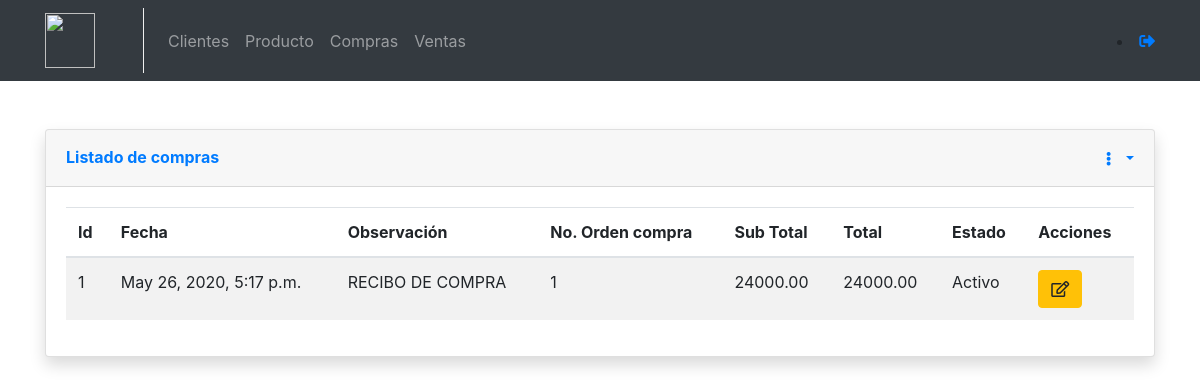
The app's page /compras/ with its own data.
### compras/models.py (models this page shows, shortened)
class CompraEncabezado(models.Model):
    estado = models.BooleanField(default=True)
    fechaCreacion = models.DateTimeField(auto_now_add=True)
    fechaModificacion = models.DateTimeField(auto_now=True)
    idOrdenCompra = models.IntegerField(unique=True)
    usuario = models.ForeignKey(User,on_delete=models.CASCADE)
    observaciones = models.TextField(blank=True, null=True)
    sub_total=models.DecimalField(max_digits=8, decimal_places=2, default=0)
    total=models.DecimalField(max_digits=8, decimal_places=2)
    class Meta:
        verbose_name_plural = "Encabezado Compras"
        verbose_name="Encabezado Compra"

### compras/views.py (the view)
class ComprasView(generic.ListView):
    model = CompraEncabezado
    template_name = "compras/compras_list.html"
    context_object_name = "obj"

### templates/compras/compras_list.html (shortened to what this page needs)
{% extends 'base.html' %}
{% load static %}
{% block container %}
<div class="card shadow mb-4">
    <div class="card-header py-3 d-flex flex-row align-items-center justify-content-between">
      <h6 class="m-0 font-weight-bold text-primary">Listado de compras</h6>
      <div class="dropdown no-arrow">
        <a class="dropdown-toggle" href="#" role="button" id="dropdownMenuLink" data-toggle="dropdown" aria-haspopup="true" aria-expanded="false">
          <i class="fas fa-ellipsis-v fa-sm fa-fw text-gray-400"></i>
        </a>
      </div>
    </div>
    <div class="card-body">
      <table class="table table-striped table-hover dt-responsive nowrap" style="width:100%">
        <thead>
          <th>Id</th>
          <th>Fecha</th>
          <th>Observación</th>
          <th>No. Orden compra</th>
          <th>Sub Total</th>
          <th>Total</th>
          <th>Estado</th>
          <th class="all">Acciones</th>
        </thead>
        <tbody>
          {% for item in obj%}
          <tr>
            <td>{{ item.id }}</td>
            <td>{{ item.fechaCreacion }}</td>
            <td>{{item.observaciones}}</td>
            <td>{{item.idOrdenCompra}}</td>
            <td>{{ item.sub_total }}</td>
            <td>{{ item.total }}</td>
            <td>{{item.estado|yesno:"Activo,Inactivo"}}</td>
            <td>
              <a class="btn btn-warning btn-circle" href="{% url 'compras:compras_edit' item.id %}"><i class="far fa-edit"></i></a>
            </td>
          </tr>
          {% endfor %}
        </tbody>
      </table>
    </div>
  </div>
{% endblock %}

### records on screen
CompraEncabezado: id "1", fechaCreacion "May 26, 2020, 5:17 p.m.", observaciones "RECIBO DE COMPRA", idOrdenCompra "1", sub_total "24000.00", total "24000.00", estado "Activo"
